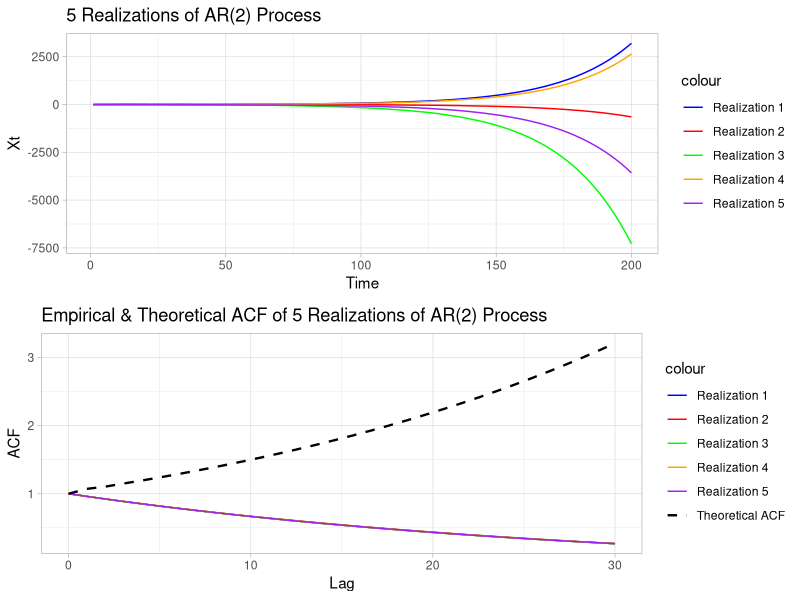

Write the R code that produced this figure.
# Load necessary libraries
rm(list = ls())
library(stats)
library(ggplot2)
library(gridExtra)

# Set seed for reproducibility
set.seed(42)

# parameters
n = 200
phi1 = -0.75  #-0.7 #0.6  #-0.6 #-0.6
phi2 = -0.3   #-0.3 #-0.3 #0.3  #0.5
sd = 1

# Function to simulate AR(2) process
AR2.sim <- function(n, phi1, phi2, sd)
{
  eps <- rnorm(n, mean = 0, sd = sd)
  Xt = c(0,0)
  for (t in 3:n)
  {
    Xt[t] = -phi1*Xt[t-1] - phi2*Xt[t-2] + eps[t]
  }
  return(Xt)
}

# Simulate 5 realizations
realizations <- replicate(5, AR2.sim(n, phi1, phi2, sd))

# Plot the realizations
df <- data.frame(Time = 1:n, Realization1 = realizations[,1], Realization2 = realizations[,2], 
                 Realization3 = realizations[,3], Realization4 = realizations[,4], Realization5 = realizations[,5])

# Calculate and plot empirical ACFs
acf_values <- lapply(1:5, function(i) acf(realizations[,i], plot = FALSE, lag.max = 30)$acf)

df_acf <- data.frame(Lag = 0:30, Realization1 = acf_values[[1]], Realization2 = acf_values[[2]], 
                     Realization3 = acf_values[[3]], Realization4 = acf_values[[4]], Realization5 = acf_values[[5]])


# Theoretical ACF using recursion
theoretical_acf <- numeric(31)
theoretical_acf[1] <- 1
theoretical_acf[2] <- -phi1 / (1 + phi2)

for (k in 3:31) {
  theoretical_acf[k] <- -phi1 * theoretical_acf[k - 1] - phi2 * theoretical_acf[k - 2]
}

df_acf$theoretical = theoretical_acf

# Plot 5 realizations

# First plot: 5 Realizations of AR(2) Process
# Define a common color palette
colors <- c("Realization 1" = "blue", 
            "Realization 2" = "red", 
            "Realization 3" = "green", 
            "Realization 4" = "orange", 
            "Realization 5" = "purple", 
            "Theoretical ACF" = "black")
p1 <- ggplot(df, aes(x = Time)) +
  geom_line(aes(y = Realization1, color = "Realization 1")) +
  geom_line(aes(y = Realization2, color = "Realization 2")) +
  geom_line(aes(y = Realization3, color = "Realization 3")) +
  geom_line(aes(y = Realization4, color = "Realization 4")) +
  geom_line(aes(y = Realization5, color = "Realization 5")) +
  labs(title = "5 Realizations of AR(2) Process", x = "Time", y = "Xt") +
  scale_color_manual(values = colors) +
  theme_light()

# Second plot: Empirical & Theoretical ACF
p2 <- ggplot(df_acf, aes(x = Lag)) +
  geom_line(aes(y = Realization1, color = "Realization 1")) +
  geom_line(aes(y = Realization2, color = "Realization 2")) +
  geom_line(aes(y = Realization3, color = "Realization 3")) +
  geom_line(aes(y = Realization4, color = "Realization 4")) +
  geom_line(aes(y = Realization5, color = "Realization 5")) +
  geom_line(aes(y = theoretical, color = "Theoretical ACF"), linetype = "dashed", size = 0.8) +
  labs(title = "Empirical & Theoretical ACF of 5 Realizations of AR(2) Process", x = "Lag", y = "ACF") +
  scale_color_manual(values = colors) +
  theme_light()
# Combine the two plots
grid.arrange(p1, p2, ncol = 1)


